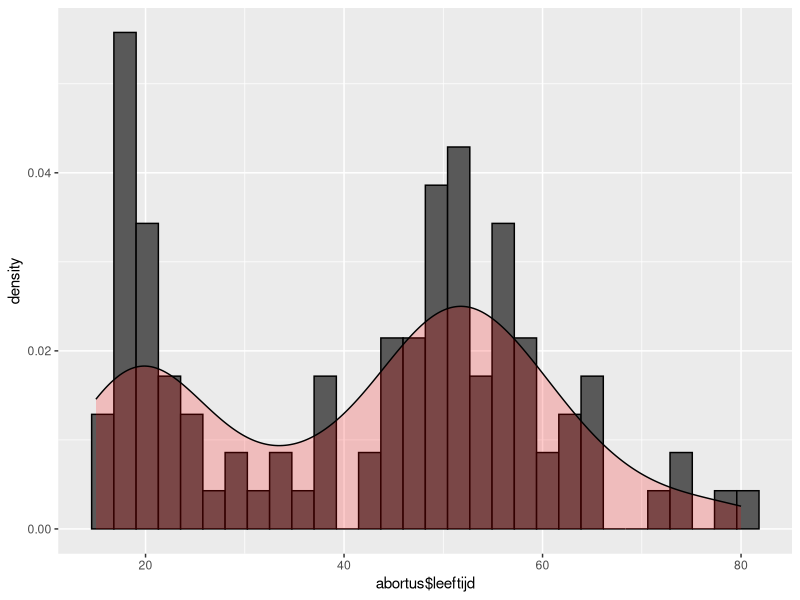
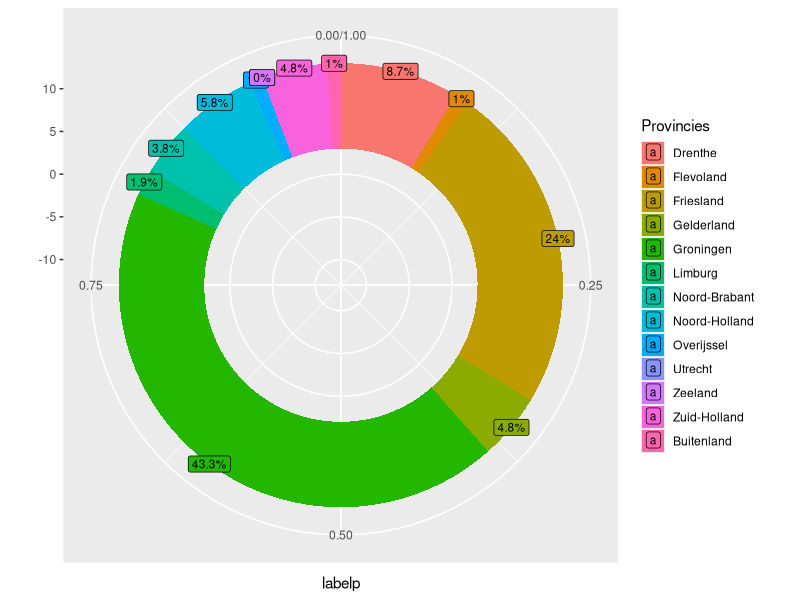
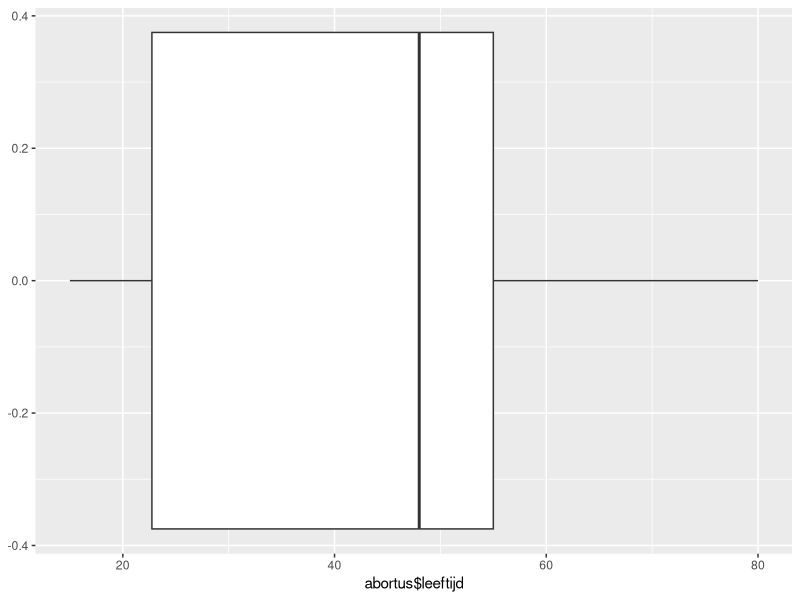
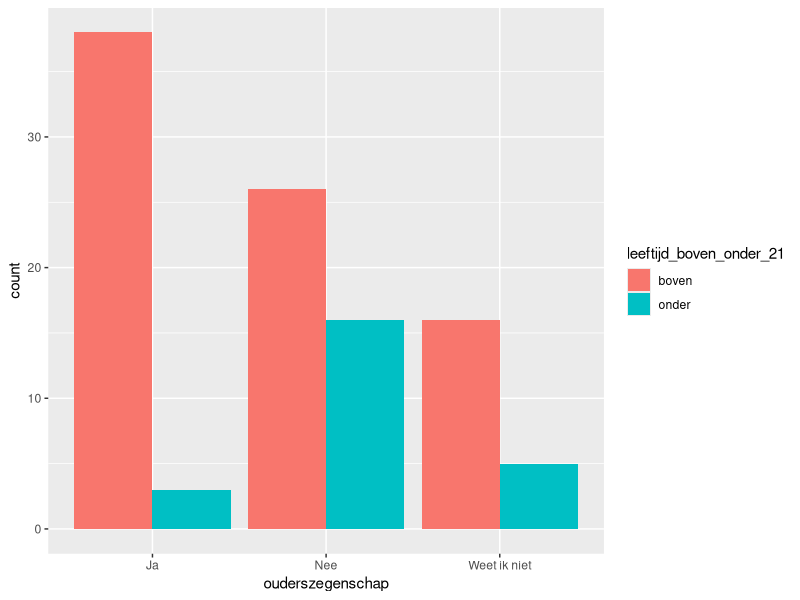
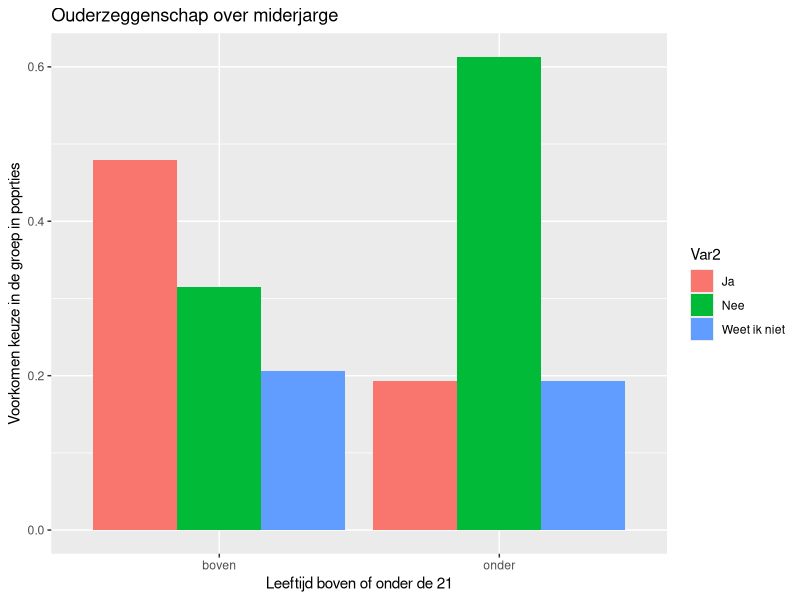

Here is the R script that generated these plots, in order:
## ---- chunk 1
library(tidyverse)
library(dplyr)
## ---- chunk 2

abortus <- read.csv("abortus_dataset.csv",
                    na.strings = "NA")
#table(abortus$Vindt.u.dat.iemand.zelf.moet.kunnen.kiezen.of.die.een.abortus.wil., useNA = "always")



# voor de vraag: Vindt u dat iemand zelf moet kunnen kiezen of die een abortus wil?
abortus$eigen_keuze_abortus <- factor(x = abortus$Vindt.u.dat.iemand.zelf.moet.kunnen.kiezen.of.die.een.abortus.wil.,  
                           levels = c("Ja", "Nee"),
                           labels = c("Wel abortus toestaan", "Geen abortus toestaan"))

# Voor de vraag: Wat is uw religieuze overtuiging?
abortus$geloof <- factor(x = abortus$Wat.is.uw.religieuze.overtuiging.., 
                           levels = c("Christendom", "Islam", "Hindoeïsme", "Boeddhisme", "Niet gelovig", "Anders"),
                           labels = c("Christendom", "Islam", "Hindoeïsme", "Boeddhisme", "Niet gelovig", "Anders"))


abortus$geslacht <- factor(x = abortus$Wat.is.uw.geslacht..,
                           levels = c("Man", "Vrouw"),
                           labels = c("Man", "Vrouw"))
# Voor de vraag: Wat is uw religieuze overtuiging?

abortus$afkomst <- factor(x = abortus$In.welke.provincie.heeft.u.het.grootste.deel.van.uw.jeugd.doorgebracht., 
                           levels = c("Drenthe", "Flevoland", "Friesland", "Gelderland", "Groningen", "Limburg", "Noord-Brabant", "Noord-Holland", "Overijssel", "Utrecht", "Zeeland", "Zuid-Holland", "Ik ben niet in Nederland opgegroeid"),
                           labels = c("Drenthe", "Flevoland", "Friesland", "Gelderland", "Groningen", "Limburg", "Noord-Brabant", "Noord-Holland", "Overijssel", "Utrecht", "Zeeland", "Zuid-Holland", "Buitenland"))


abortus <- abortus %>%
    rename(
        leeftijd = Wat.is.uw.leeftijd. , 
        ouderszegenschap = Vindt.u.dat.de.ouders.zeggenschap.moeten.hebben.over.of.hun.minderjarige.kind.wel.of.niet.voor.abortus.mag.kiezen... ,
        Kindskeuze = Vindt.u.dat.een.minderjarig.kind.de.keuze.moet.hebben.om.voor.een.abortus.te.kiezen.....
    )
abortus.test <- data.frame(abortus$geloof)
head(abortus)

## ---- chunk 3

summary(abortus$leeftijd)


## ---- chunk 4

leeftijd <- data.frame(abortus$leeftijd)

ggplot(leeftijd, aes(x=abortus$leeftijd)) + geom_histogram(aes(y =after_stat(density)), color = "black")+geom_density(alpha = .2, fill= "red")
## ---- chunk 5
shapiro.test(abortus$leeftijd)

## ---- chunk 6

# Create Data
x <- table(abortus$afkomst)

city_count <- data.frame(x)

# Compute percentages
city_count$fraction = city_count$Freq / sum(city_count$Freq)
city_count$percentage = round(city_count$fraction *100, digits =1)
city_count$ymax = cumsum(city_count$fraction)
city_count$ymin = c(0, head(city_count$ymax, n=-1))
city_count$labelp = (city_count$ymax+city_count$ymin)/2
city_count$label = (paste0(city_count$percentage, "%"))
renamed_city_count <- city_count %>%
    rename(
        Provincies = Var1
    )

# Make the plot
ggplot(renamed_city_count, aes(ymax=ymax, ymin=ymin, xmax=13, xmin=3, fill=Provincies)) +
     geom_rect() +
     geom_label( x = 13, aes(y=labelp, label= label), size=3)+
     
     coord_polar(theta="y") + 
     xlim(c(-13, 13)) 
## ---- chunk 7
ggplot(leeftijd, aes(x = abortus$leeftijd)) + geom_boxplot()
## ---- chunk 8

abortus %>%
    select(leeftijd, ouderszegenschap) %>%
    mutate(leeftijd_boven_onder_21 = ifelse(leeftijd > 21, "boven", "onder")) %>%
    ggplot(mapping = aes(x = ouderszegenschap, fill = leeftijd_boven_onder_21)) +
    geom_bar(position = "dodge")


## ---- chunk 9
Spiltsing_leeftijd <-abortus %>%
    select(leeftijd, ouderszegenschap, geslacht) %>%
    mutate(leeftijd_boven_onder_24 = ifelse(leeftijd > 25, "boven", "onder"))
table_1 <- prop.table(table(Spiltsing_leeftijd$leeftijd_boven_onder_24[Spiltsing_leeftijd$leeftijd_boven_onder_24 == "boven"], Spiltsing_leeftijd$ouderszegenschap[Spiltsing_leeftijd$leeftijd_boven_onder_24 == "boven"]))
table_2 <- prop.table(table(Spiltsing_leeftijd$leeftijd_boven_onder_24[Spiltsing_leeftijd$leeftijd_boven_onder_24 == "onder"], Spiltsing_leeftijd$ouderszegenschap[Spiltsing_leeftijd$leeftijd_boven_onder_24 == "onder"]))
table_Man <- prop.table(table(Spiltsing_leeftijd$leeftijd_boven_onder_24[Spiltsing_leeftijd$geslacht == "Man"], Spiltsing_leeftijd$ouderszegenschap[Spiltsing_leeftijd$geslacht == "Man"]))
table_Vrouw <- prop.table(table(Spiltsing_leeftijd$leeftijd_boven_onder_24[Spiltsing_leeftijd$geslacht == "Vrouw"], Spiltsing_leeftijd$ouderszegenschap[Spiltsing_leeftijd$geslacht == "Vrouw"]))
x3 <- rbind(table_1,table_2)
as.data.frame.table(x3) %>%
    ggplot(aes(x = Var1,y = Freq,  fill = Var2)) +
    geom_col(position = "dodge")+
    guides(color = guide_legend(title = "Wat is de mening")) +
    labs(title = "Ouderzeggenschap over miderjarge", 
         y = "Voorkomen keuze in de groep in poprties", 
         x = "Leeftijd boven of onder de 21")




## ---- chunk 10

# Lijst van 1 en 0 maken voor Ja en Nee. 
abortus_minderjarig_keuze_01 <- ifelse(Spiltsing_leeftijd$leeftijd_boven_onder_24=="boven", 1, 0) # 1 voor de mensen de voorstander zijn, 0 als ze tegen zijn.

# Chi-square test:
chi_abortus_minderjarig_keuze_1 <- chisq.test(abortus$geslacht, abortus_minderjarig_keuze_01, correct = T)
chi_abortus_minderjarig_keuze_1
